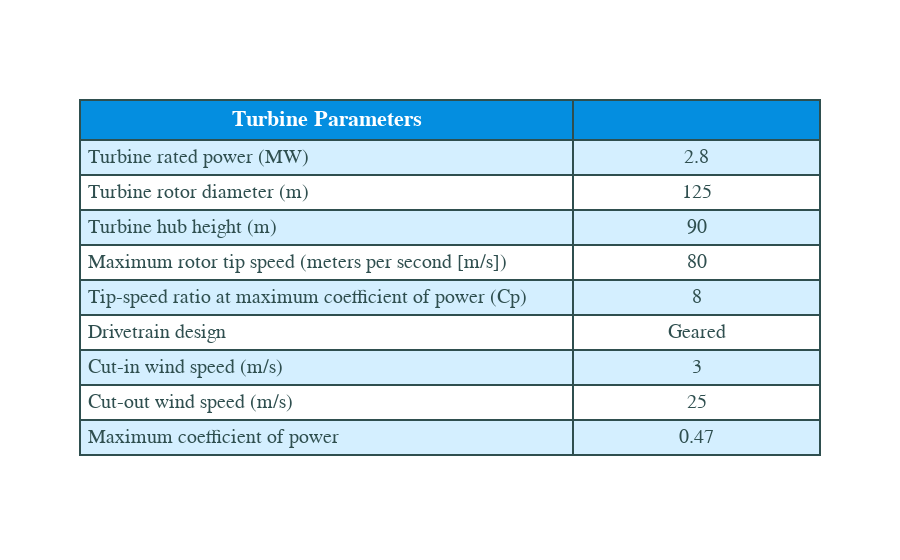

The notebook cell this image was saved under:
### Markdown cell above
<br/><br/>
# <center>Table 5. Reference Land-Based Wind Turbine Parameters

### Code cell
import plotly.graph_objects as go

headerColor = '#048ee0'
rowEvenColor = 'white'
rowOddColor = '#d4efff'

fig = go.Figure(data=[go.Table(
  columnorder=[1, 2],
  columnwidth = [2,1],
  header=dict(
    values=['<b>Turbine Parameters</b>'],
    line_color='darkslategray',
    fill_color=headerColor,
    align=['center','center'],
    font=dict(color='white', size=22),
    height= 40, 
    line=dict(color='paleturquoise', width=2)
  ),
  cells=dict(
    values=[
      # Column 1
      ["Turbine rated power (MW)",
         "Turbine rotor diameter (m)",
         "Turbine hub height (m) ",
         "Maximum rotor tip speed (meters per second [m/s])",
         "Tip-speed ratio at maximum coefficient of power (Cp) ",
         "Drivetrain design",
         "Cut-in wind speed (m/s)",
         "Cut-out wind speed (m/s)",
         "Maximum coefficient of power"],
      # Column 2
      [2.8, 125, 90, 80, 8, 'Geared', 3, 25, 0.47]
    ],
    height = 35,
      
    line_color='darkslategray',
    # 2-D list of colors for alternating rows
    fill_color = [[rowOddColor,rowEvenColor,rowOddColor, rowEvenColor]*5],
    align = ['left', 'center'],
    font = dict(color = 'darkslategray', size = 20), 
    line=dict(color='paleturquoise', width=2)
    ))
])

fig.update_layout(font_family='arial')

fig.show()

### Figure 1 — Plotly figure (JSON) as saved in the notebook; plotly's stock layout.template omitted (floating-point values rounded to 4 significant figures)
{"data": [{"cells": {"align": ["left", "center"], "fill": {"color": [["#d4efff", "white", "#d4efff", "white", "#d4efff", "white", "#d4efff", "white", "#d4efff", "white", "#d4efff", "white", "#d4efff", "white", "#d4efff", "white", "#d4efff", "white", "#d4efff", "white"]]}, "font": {"color": "darkslategray", "size": 20}, "height": 35, "line": {"color": "darkslategray", "width": 2}, "values": [["Turbine rated power (MW)", "Turbine rotor diameter (m)", "Turbine hub height (m) ", "Maximum rotor tip speed (meters per second [m/s])", "Tip-speed ratio at maximum coefficient of power (Cp) ", "Drivetrain design", "Cut-in wind speed (m/s)", "Cut-out wind speed (m/s)", "Maximum coefficient of power"], [2.8, 125, 90, 80, 8, "Geared", 3, 25, 0.47]]}, "columnorder": [1, 2], "columnwidth": [2, 1], "header": {"align": ["center", "center"], "fill": {"color": "#048ee0"}, "font": {"color": "white", "size": 22}, "height": 40, "line": {"color": "darkslategray", "width": 2}, "values": ["<b>Turbine Parameters</b>"]}, "type": "table"}], "layout": {"font": {"family": "arial"}}}
